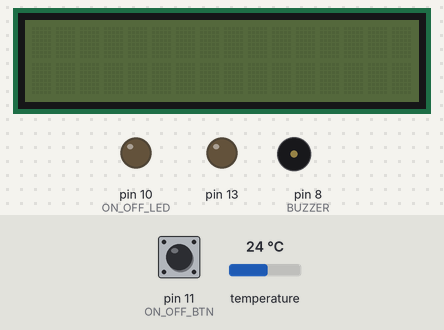
A sketch run on a simulated Arduino Uno, built with avr-gcc and run on an emulated ATmega328P. On the bench: 16×2 character LCD, output pins drawn as LEDs (lit = HIGH), buzzer (waves = sounding, pin HIGH). Inputs (shaded band) come from the test bench; at power-on: pin 11 (ON_OFF_BTN) LOW, temperature 24 °C.

Above: at 1.2 s.
1.3 s: pin 11 (ON_OFF_BTN) pulled HIGH for 0.15 s
At 2.1 s:
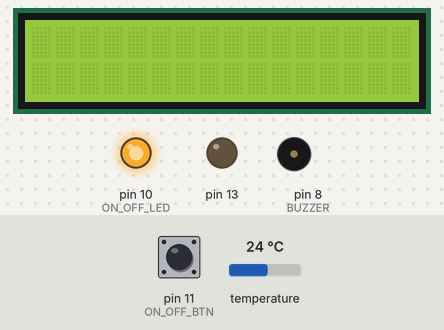
2.9 s: pin 11 (ON_OFF_BTN) pulled HIGH for 1 s
At 5.5 s:
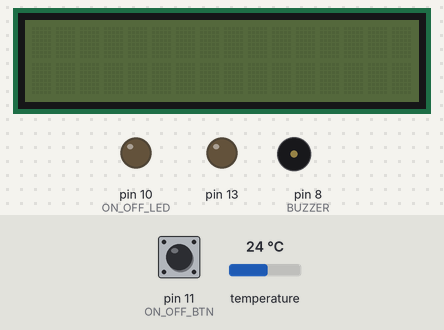
6.2 s: pin 11 (ON_OFF_BTN) pulled HIGH for 3.2 s
At 10.0 s:
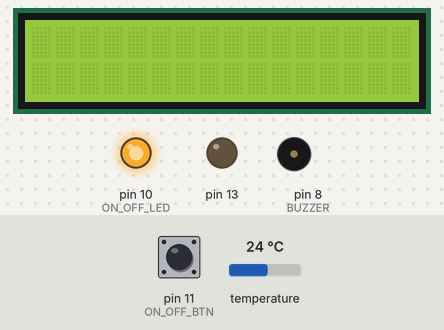
Timing chart, 0 to 11.5 s (numbered marks = the images above; inputs shaded):
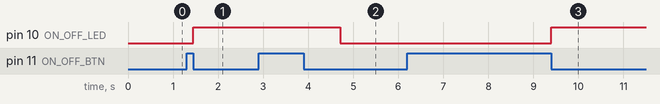

The sketch:

TermometarZaVodu.ino
```cpp
/*
Code for thermometer
v0.3 using:
- 16x2 LCD + IC2
- DS18B20 thermometer
- On/OFF button
- On/Off led diode


pins:
12 -> DS180B20 Data
11 -> On/OFF button
10 -> On/Off led diode
*/

#include <OneWire.h>
#include <DallasTemperature.h>
#include <LiquidCrystal_I2C.h>


#define THERMO_DATA 12

#define ON_OFF_BTN 11

#define ON_OFF_LED 10

#define BUZZER 8


//Degree Character
#define CELSIUS "°"  //Ne radi iz nekog razloga

byte deg[8] = {
  0b11100,
  0b10100,
  0b11100,
  0b00000,
  0b00000,
  0b00000,
  0b00000,
};

byte heart[8] = {
  0b00000,
  0b01010,
  0b11111,
  0b11111,
  0b01110,
  0b00100,
  0b00000,
  0b00000
};

//IC2 address
#define ic2Addr 0x27

//Setup thermometer
OneWire oneWire(THERMO_DATA);
DallasTemperature sensors(&oneWire);

//Setup LCD
LiquidCrystal_I2C lcd(ic2Addr, 16, 2);

//Setup on-off
bool isOn = false;
unsigned long debounceDuration = 50;
unsigned long lastTimeButtonChanged = 0;
byte lastButtonState = LOW;

//Setup buzzer
bool buzzing = false;
unsigned long buzzingTimeStart = 0;
bool ended = true;


unsigned long currentMillis = 0;

void setup() {
  //Disable L diode
  pinMode(13, OUTPUT);
  digitalWrite(13, LOW);

  //Set button to input mode and diode to output mode
  pinMode(ON_OFF_BTN, INPUT);
  pinMode(ON_OFF_LED, OUTPUT);
  pinMode(BUZZER, OUTPUT);

  //Setup thermometer
  sensors.begin();

  //Setup LCD
  lcd.init();
  lcd.clear();
  lcd.createChar(0, deg);
  lcd.createChar(1, heart);

  //Setup console
  Serial.begin(9600);
}

void loop() {
  if (millis() - lastTimeButtonChanged >= debounceDuration) {
    byte buttonState = digitalRead(ON_OFF_BTN);
    if (buttonState != lastButtonState) {
      lastTimeButtonChanged = millis();
      lastButtonState = buttonState;
      if (buttonState == LOW) {
        isOn = !isOn;
        byte ledState = isOn ? HIGH : LOW;
        if (isOn) {
          lcd.display();
          lcd.backlight();
        }
        else {
          lcd.clear();
          lcd.noDisplay();
          lcd.noBacklight();

          digitalWrite(BUZZER, LOW);
          buzzing = false;
          ended = false;
          buzzingTimeStart = 0;
        }
        digitalWrite(ON_OFF_LED, ledState);
      }
    }
  }

  if (isOn) {
    sensors.requestTemperatures();
    float temperature = sensors.getTempCByIndex(0);

    //lcd.print(sensors.getTempCByIndex(0));
    /*lcd.print(temperature);
    lcd.write(0);
    lcd.print("C");
    lcd.setCursor(15, 0);
    lcd.write(1);
    lcd.setCursor(0, 0);*/

    if (temperature >= 85.0 && !buzzing) {
      buzzing = true;
      ended = false;
      buzzingTimeStart = millis();
      digitalWrite(BUZZER, HIGH);
    }

    if (buzzing && !ended && millis() - buzzingTimeStart > 5000) {
      digitalWrite(BUZZER, LOW);
      ended = true;
    }

    //Serial.print(sensors.getTempCByIndex(0));
    //Serial.print(CELSIUS);
    //Serial.println("C");


    //delay(debounceDuration);
    //better delay
    currentMillis = millis();
    while (millis() < currentMillis + debounceDuration) {}
  }
}

/*
future plans:
- bell
- button to disable bell
*/
```

Measured:
- after the input at 1.3 s, pin 10 (ON_OFF_LED): LOW → HIGH after 0.15 s
- after the input at 2.9 s, pin 10 (ON_OFF_LED): HIGH → LOW after 1.8 s
- after the input at 6.2 s, pin 10 (ON_OFF_LED): LOW → HIGH after 3.2 s
